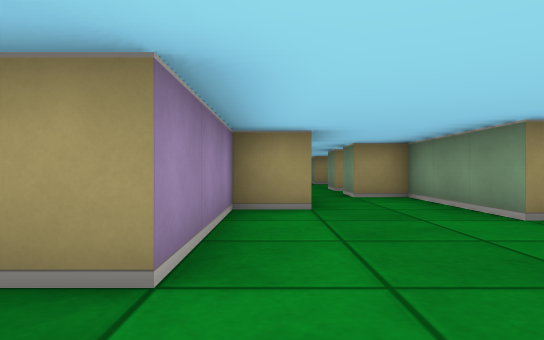
View 1 (above)

24 first-person views from a walk through a cub3D ray-caster map. The camera is about half as high as the walls, looks level and sees 75° across. The floor is counted in squares. Each view is taken from the middle of a square. On the plan, view 1 faces up. The plan holds only what a view shows up to about 9 squares ahead; the rest is blank.

View 2
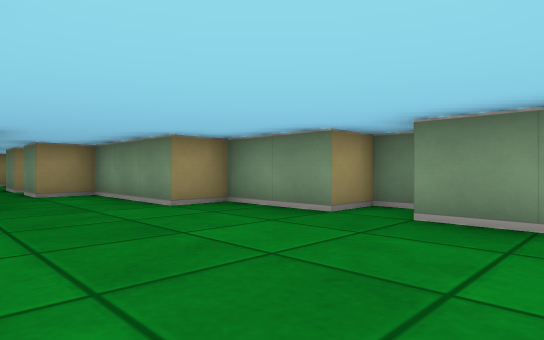

View 3
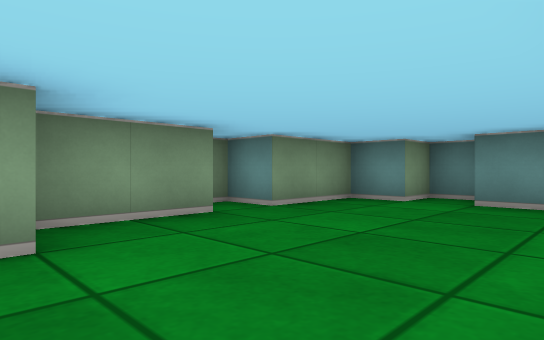

View 4
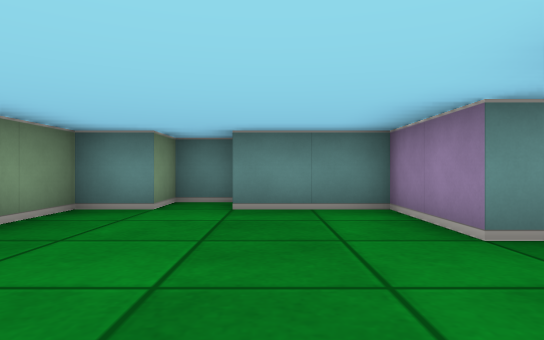

View 5
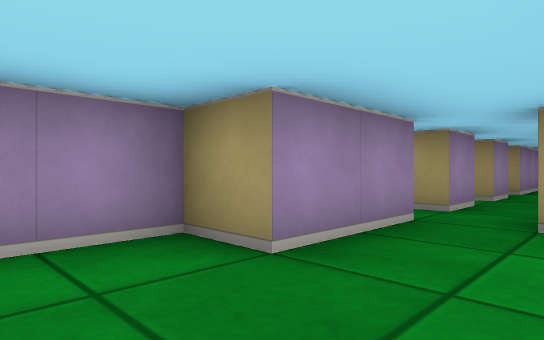

View 6
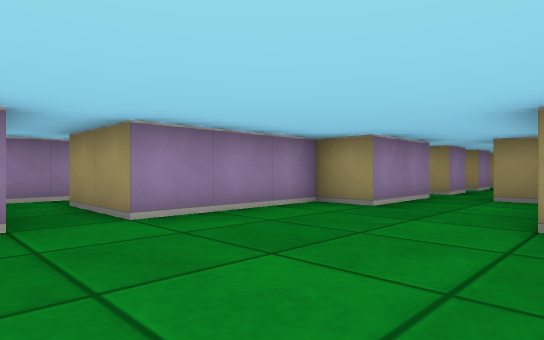

View 7
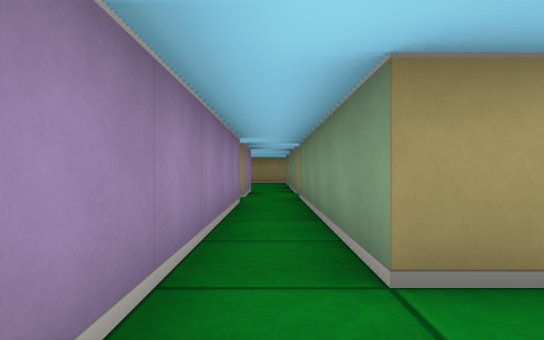

View 8
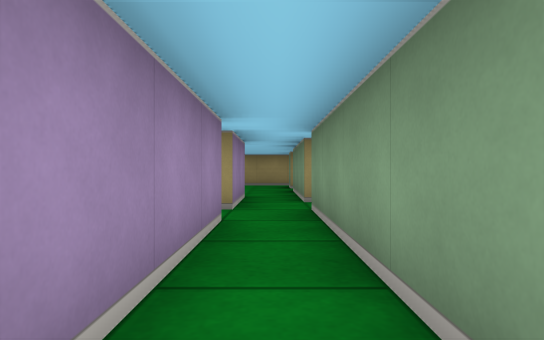

View 9
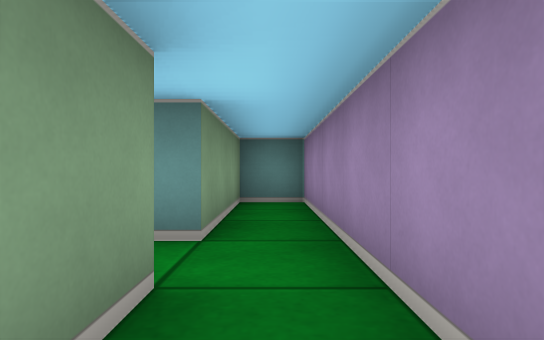

View 10
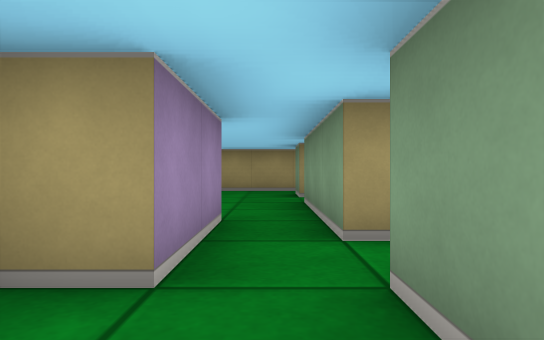

View 11
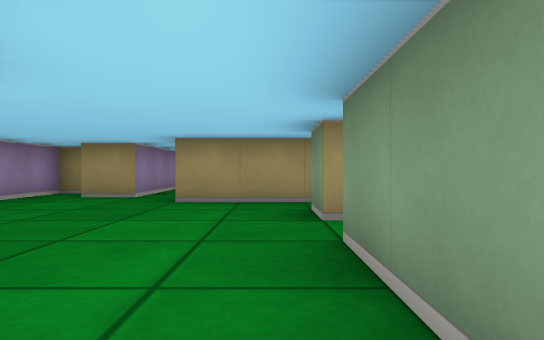

View 12
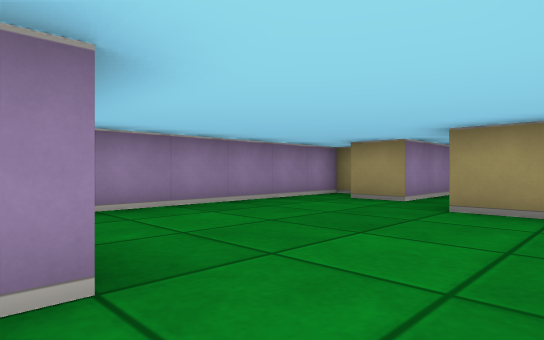

View 13
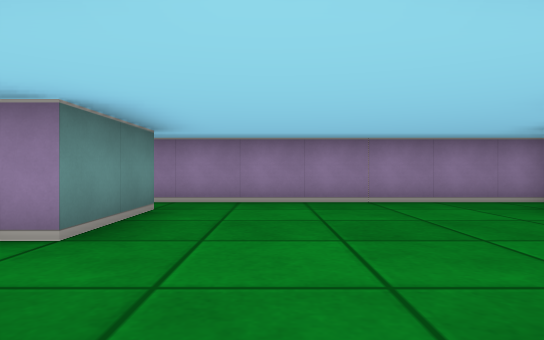

View 14
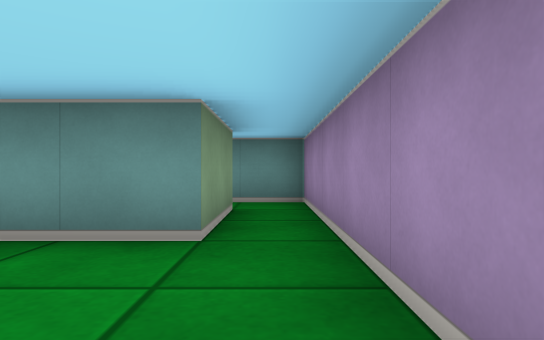

View 15
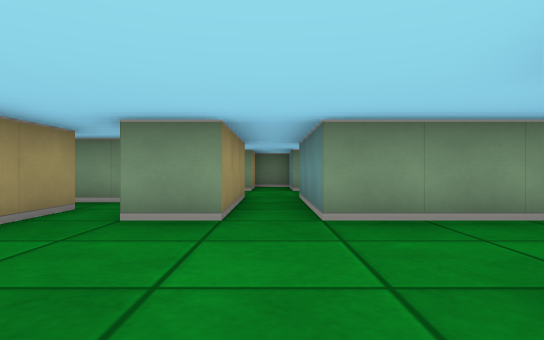

View 16
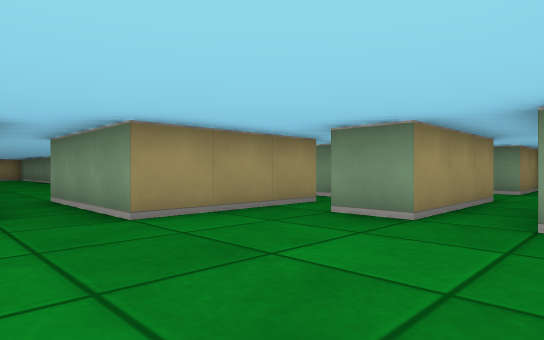

View 17
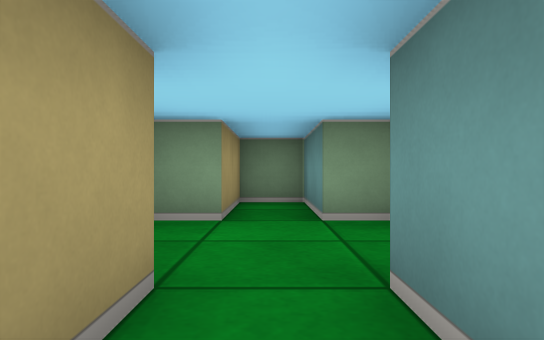

View 18
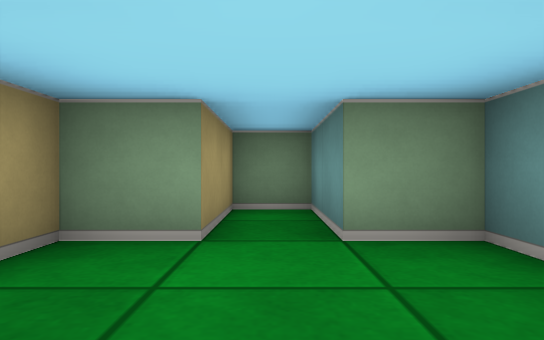

View 19
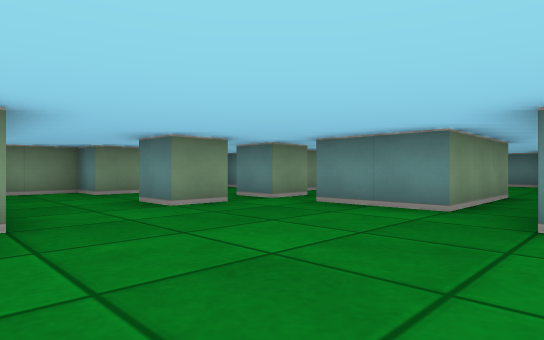

View 20
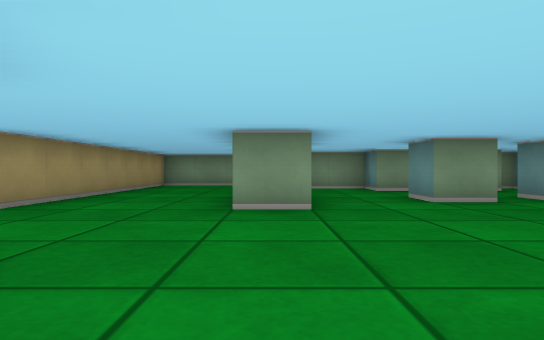

View 21
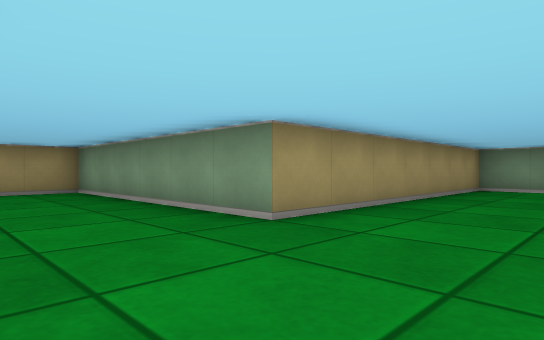

View 22
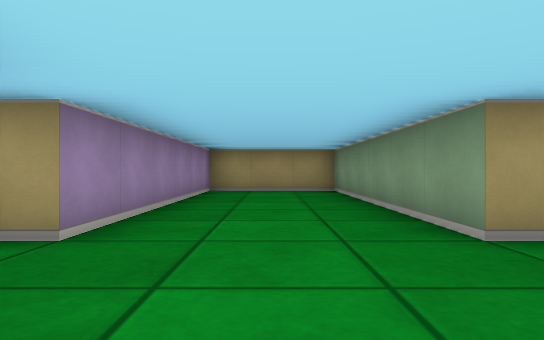

View 23
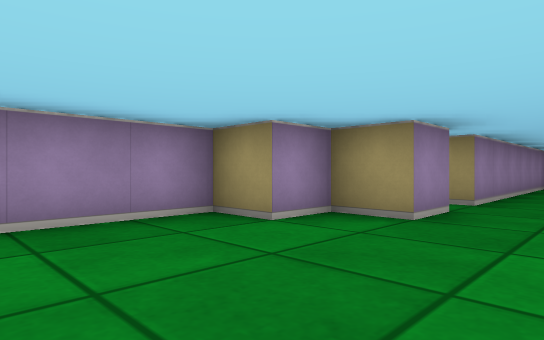

View 24
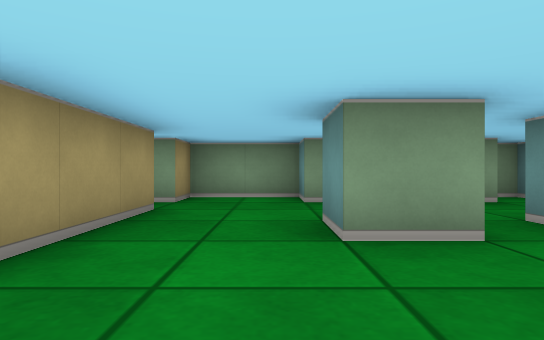

### Floor plan
Key: @ floor where view 1 was taken; # wall or solid block; . floor.
Columns run from 8 left of view 1 to 5 right of it. Each row starts with its distance up from view 1.
 31   #####
 30   #...#
 29   #...#
 28   #...#
 27   #...#
 26   #...#
 25   #...########
 24   ...........#
 23  ##..........#
 22 ##.........
 21 #.....###.##
 20 #..........#
 19 #..........#
 18   .....#..##
 17   #......
 16 ###.##.#..##
 15 #.#.## ....#
 14 #...###.# ##
 13 #.......# ##
 12 #.....###..###
 11 #............#
 10 #.....###..###
  9 #.###.# ..##
  8 #.# #.###. #
  7 #.. #.. ..##
  6 #####.###..#
  5     #.###..#
  4     #.##...##
  3     #.##....#
  2     #.##....##
  1     #........#
  0     #.##@...##
 -1     #.##....#
 -2     #.####.##
 -3     ###  ###

Where each view was taken, in squares from view 1:
view 1: 0 up, 0 right, facing up
view 2: 1 down, 0 right, facing up-right
view 3: 4 up, 0 right, facing down-right
view 4: 3 up, 1 right, facing down
view 5: 3 up, 2 right, facing up-left
view 6: 0 up, 3 right, facing up-left
view 7: 0 up, 3 left, facing up
view 8: 2 up, 3 left, facing up
view 9: 3 up, 3 left, facing down
view 10: 5 up, 3 left, facing up
view 11: 8 up, 3 left, facing up
view 12: 9 up, 3 left, facing up-left
view 13: 11 up, 2 left, facing left
view 14: 12 up, 7 left, facing down
view 15: 11 up, 6 left, facing right
view 16: 10 up, 6 left, facing up-right
view 17: 11 up, 1 left, facing right
view 18: 11 up, 0 right, facing right
view 19: 21 up, 6 left, facing down-right
view 20: 21 up, 7 left, facing right
view 21: 22 up, 5 left, facing up-right
view 22: 22 up, 4 left, facing up
view 23: 19 up, 4 left, facing up-left
view 24: 19 up, 4 left, facing right
